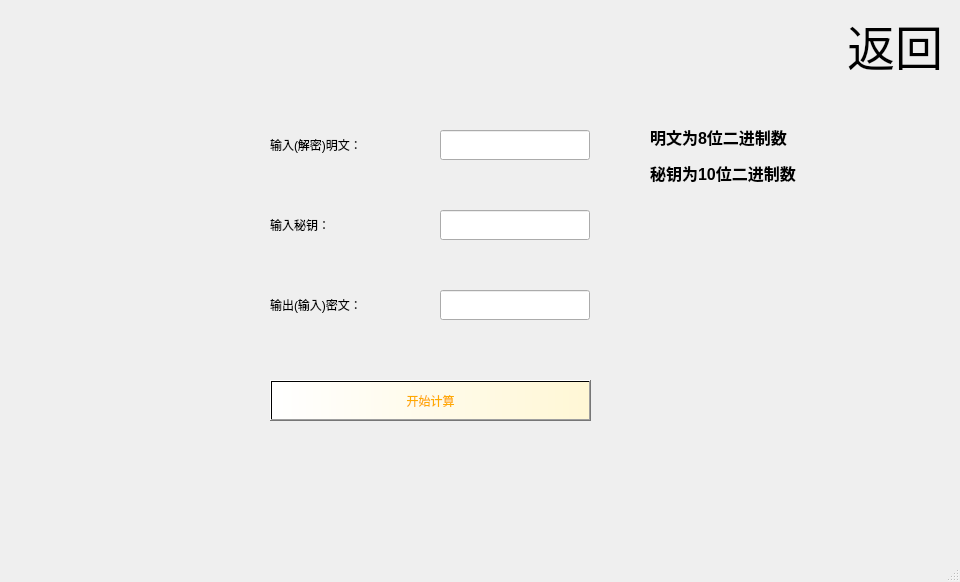
<?xml version="1.0" encoding="UTF-8"?>
<ui version="4.0">
 <class>figure</class>
 <widget class="QMainWindow" name="figure">
  <property name="geometry">
   <rect>
    <x>0</x>
    <y>0</y>
    <width>960</width>
    <height>582</height>
   </rect>
  </property>
  <property name="windowTitle">
   <string>MainWindow</string>
  </property>
  <widget class="QWidget" name="centralwidget">
   <widget class="QLabel" name="label">
    <property name="geometry">
     <rect>
      <x>270</x>
      <y>110</y>
      <width>160</width>
      <height>70</height>
     </rect>
    </property>
    <property name="styleSheet">
     <string notr="true">font: 16pt &quot;黑体&quot;;</string>
    </property>
    <property name="text">
     <string>&lt;html&gt;&lt;head/&gt;&lt;body&gt;&lt;p&gt;输入(解密)明文：&lt;/p&gt;&lt;/body&gt;&lt;/html&gt;</string>
    </property>
   </widget>
   <widget class="QLabel" name="label_2">
    <property name="geometry">
     <rect>
      <x>270</x>
      <y>190</y>
      <width>100</width>
      <height>70</height>
     </rect>
    </property>
    <property name="styleSheet">
     <string notr="true">font: 16pt &quot;黑体&quot;;</string>
    </property>
    <property name="text">
     <string>&lt;html&gt;&lt;head/&gt;&lt;body&gt;&lt;p&gt;输入秘钥：&lt;/p&gt;&lt;/body&gt;&lt;/html&gt;</string>
    </property>
   </widget>
   <widget class="QLabel" name="label_3">
    <property name="geometry">
     <rect>
      <x>270</x>
      <y>270</y>
      <width>160</width>
      <height>70</height>
     </rect>
    </property>
    <property name="styleSheet">
     <string notr="true">font: 16pt &quot;黑体&quot;;</string>
    </property>
    <property name="text">
     <string>&lt;html&gt;&lt;head/&gt;&lt;body&gt;&lt;p&gt;输出(输入)密文：&lt;/p&gt;&lt;/body&gt;&lt;/html&gt;</string>
    </property>
   </widget>
   <widget class="QLineEdit" name="lineEdit">
    <property name="geometry">
     <rect>
      <x>440</x>
      <y>130</y>
      <width>150</width>
      <height>30</height>
     </rect>
    </property>
   </widget>
   <widget class="QLineEdit" name="lineEdit_2">
    <property name="geometry">
     <rect>
      <x>440</x>
      <y>210</y>
      <width>150</width>
      <height>30</height>
     </rect>
    </property>
   </widget>
   <widget class="QLineEdit" name="lineEdit_3">
    <property name="geometry">
     <rect>
      <x>440</x>
      <y>290</y>
      <width>150</width>
      <height>30</height>
     </rect>
    </property>
   </widget>
   <widget class="QLabel" name="label_4">
    <property name="geometry">
     <rect>
      <x>0</x>
      <y>0</y>
      <width>960</width>
      <height>540</height>
     </rect>
    </property>
    <property name="styleSheet">
     <string notr="true">image: url(:/background2.png);</string>
    </property>
    <property name="text">
     <string/>
    </property>
   </widget>
   <widget class="QPushButton" name="pushButton">
    <property name="geometry">
     <rect>
      <x>270</x>
      <y>380</y>
      <width>321</width>
      <height>41</height>
     </rect>
    </property>
    <property name="styleSheet">
     <string notr="true">font: 28pt &quot;黑体&quot;;
color: rgb(255, 170, 0);
background-color: qlineargradient(spread:pad, x1:0, y1:0, x2:1, y2:0, stop:0 rgba(255,255, 255,255), stop:1 rgb(255, 247, 213));
</string>
    </property>
    <property name="text">
     <string>开始计算</string>
    </property>
   </widget>
   <widget class="QLabel" name="label_5">
    <property name="geometry">
     <rect>
      <x>650</x>
      <y>70</y>
      <width>151</width>
      <height>171</height>
     </rect>
    </property>
    <property name="text">
     <string>&lt;html&gt;&lt;head/&gt;&lt;body&gt;&lt;p&gt;&lt;span style=&quot; font-size:12pt; font-weight:700;&quot;&gt;明文为8位二进制数&lt;/span&gt;&lt;/p&gt;&lt;p&gt;&lt;span style=&quot; font-size:12pt; font-weight:700;&quot;&gt;秘钥为10位二进制数&lt;/span&gt;&lt;/p&gt;&lt;/body&gt;&lt;/html&gt;</string>
    </property>
   </widget>
   <widget class="QLabel" name="label_6">
    <property name="geometry">
     <rect>
      <x>840</x>
      <y>10</y>
      <width>110</width>
      <height>60</height>
     </rect>
    </property>
    <property name="text">
     <string>&lt;html&gt;&lt;head/&gt;&lt;body&gt;&lt;p align=&quot;center&quot;&gt;&lt;span style=&quot; font-size:36pt;&quot;&gt;返回&lt;/span&gt;&lt;/p&gt;&lt;/body&gt;&lt;/html&gt;</string>
    </property>
   </widget>
   <zorder>label_4</zorder>
   <zorder>label</zorder>
   <zorder>label_2</zorder>
   <zorder>label_3</zorder>
   <zorder>lineEdit</zorder>
   <zorder>lineEdit_2</zorder>
   <zorder>lineEdit_3</zorder>
   <zorder>pushButton</zorder>
   <zorder>label_5</zorder>
   <zorder>label_6</zorder>
  </widget>
  <widget class="QMenuBar" name="menubar">
   <property name="geometry">
    <rect>
     <x>0</x>
     <y>0</y>
     <width>960</width>
     <height>22</height>
    </rect>
   </property>
  </widget>
  <widget class="QStatusBar" name="statusbar"/>
 </widget>
 <resources/>
 <connections/>
</ui>
